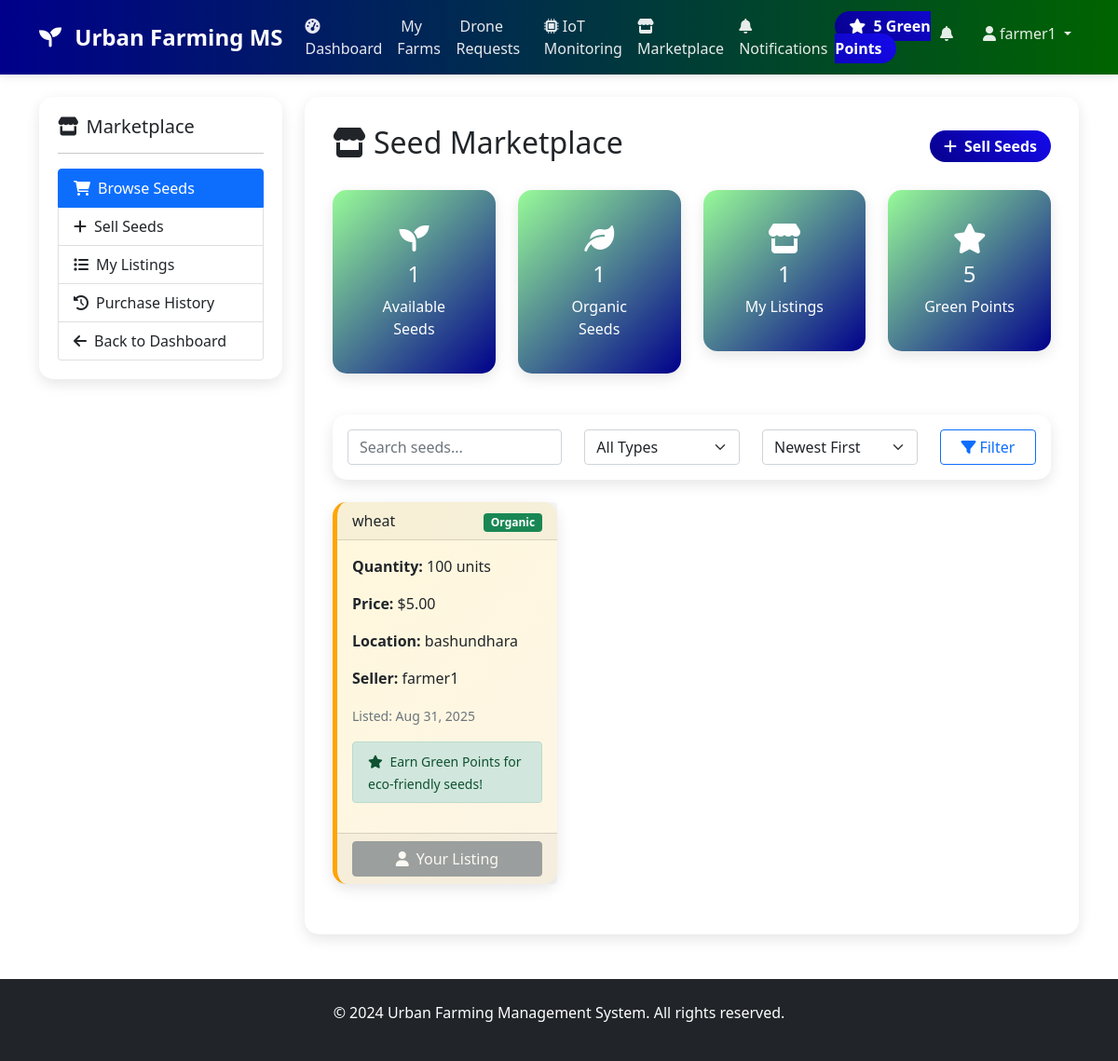
Page /marketplace.php (signed in) on the committed database.
### tables this page shows
CREATE TABLE `seed_listings` (
  `id` int(11) NOT NULL,
  `seller_id` int(11) NOT NULL,
  `seed_type` varchar(100) NOT NULL,
  `quantity` int(11) NOT NULL,
  `price` decimal(10,2) NOT NULL,
  `location` varchar(255) NOT NULL,
  `is_organic` tinyint(1) DEFAULT 0,
  `is_non_gmo` tinyint(1) DEFAULT 0,
  `description` text DEFAULT NULL,
  `status` enum('pending','available','sold') DEFAULT 'pending',
  `approved_by` int(11) DEFAULT NULL,
  `approved_at` timestamp NULL DEFAULT NULL,
  `notes` text DEFAULT NULL,
  `buyer_id` int(11) DEFAULT NULL,
  `green_points_earned_seller` int(11) DEFAULT 0,
  `green_points_earned_buyer` int(11) DEFAULT 0,
  `created_at` timestamp NOT NULL DEFAULT current_timestamp(),
  `updated_at` timestamp NOT NULL DEFAULT current_timestamp() ON UPDATE current_timestamp()
);

CREATE TABLE `users` (
  `id` int(11) NOT NULL,
  `username` varchar(50) NOT NULL,
  `email` varchar(100) NOT NULL,
  `password_hash` varchar(255) NOT NULL,
  `role` enum('farmer','planner','admin') NOT NULL,
  `green_points` int(11) DEFAULT 0,
  `created_at` timestamp NOT NULL DEFAULT current_timestamp(),
  `updated_at` timestamp NOT NULL DEFAULT current_timestamp() ON UPDATE current_timestamp()
);

### marketplace.php (the view, shortened to what this page needs)
<?php
$database = new Database();
$db = $database->getConnection();
$listings_query = "SELECT sl.*, u.username as seller_name
                  FROM seed_listings sl
                  JOIN users u ON sl.seller_id = u.id
                  WHERE sl.status = 'available'
                  ORDER BY sl.created_at DESC";
$listings_stmt = $db->prepare($listings_query);
$listings_stmt->execute();
$listings = $listings_stmt->fetchAll(PDO::FETCH_ASSOC);
$my_listings_query = "SELECT * FROM seed_listings WHERE seller_id = ? ORDER BY created_at DESC";
$my_listings_stmt = $db->prepare($my_listings_query);
$my_listings_stmt->execute([$_SESSION['user_id']]);
$my_listings = $my_listings_stmt->fetchAll(PDO::FETCH_ASSOC);
include 'includes/header.php';
?>
<div class="row">
    <div class="col-md-3">
        <div class="sidebar">
            <h5><i class="fas fa-store me-2"></i>Marketplace</h5>
            <hr>
            <div class="list-group">
                <a href="marketplace.php" class="list-group-item list-group-item-action active">
                    <i class="fas fa-shopping-cart me-2"></i>Browse Seeds
                </a>
                <a href="sell_seeds.php" class="list-group-item list-group-item-action">
                    <i class="fas fa-plus me-2"></i>Sell Seeds
                </a>
                <a href="my_listings.php" class="list-group-item list-group-item-action">
                    <i class="fas fa-list me-2"></i>My Listings
                </a>
                <a href="purchase_history.php" class="list-group-item list-group-item-action">
                    <i class="fas fa-history me-2"></i>Purchase History
                </a>
                <a href="farmer_dashboard.php" class="list-group-item list-group-item-action">
                    <i class="fas fa-arrow-left me-2"></i>Back to Dashboard
                </a>
            </div>
        </div>
    </div>
    <div class="col-md-9">
        <div class="main-content">
            <div class="d-flex justify-content-between align-items-center mb-4">
                <h2><i class="fas fa-store me-2"></i>Seed Marketplace</h2>
                <a href="sell_seeds.php" class="btn btn-blue-color">
                    <i class="fas fa-plus me-2"></i>Sell Seeds
                </a>
            </div>
            <div class="row mb-4">
                <div class="col-md-3">
                    <div class="card dashboard-stats">
                        <div class="card-body text-center">
                            <i class="fas fa-seedling fa-2x mb-2 text-color"></i>
                            <h4 class="text-color"><?php echo count($listings); ?></h4>
                            <p class="mb-0 text-color">Available Seeds</p>
                        </div>
                    </div>
                </div>
                <div class="col-md-3">
                    <div class="card dashboard-stats">
                        <div class="card-body text-center">
                            <i class="fas fa-leaf fa-2x mb-2 text-color"></i>
                            <h4 class="text-color"><?php echo count(array_filter($listings, function($l) { return $l['is_organic']; })); ?></h4>
                            <p class="mb-0 text-color">Organic Seeds</p>
                        </div>
                    </div>
                </div>
                <div class="col-md-3">
                    <div class="card dashboard-stats">
                        <div class="card-body text-center">
                            <i class="fas fa-store fa-2x mb-2 text-color"></i>
                            <h4 class="text-color"><?php echo count($my_listings); ?></h4>
                            <p class="mb-0 text-color">My Listings</p>
                        </div>
                    </div>
                </div>
                <div class="col-md-3">
                    <div class="card dashboard-stats">
                        <div class="card-body text-center">
                            <i class="fas fa-star fa-2x mb-2 text-color"></i>
                            <h4 class="text-color"><?php echo $_SESSION['green_points']; ?></h4>
                            <p class="mb-0 text-color">Green Points</p>
                        </div>
                    </div>
                </div>
            </div>
            <div class="card mb-4">
                <div class="card-body">
                    <div class="row">
                        <div class="col-md-4">
                            <input type="text" class="form-control" id="searchSeeds" placeholder="Search seeds...">
                        </div>
                        <div class="col-md-3">
                            <select class="form-select" id="filterType">
                                <option value="">All Types</option>
                            </select>
                        </div>
                        <div class="col-md-3">
                            <select class="form-select" id="sortBy">
                                <option value="newest">Newest First</option>
                            </select>
                        </div>
                        <div class="col-md-2">
                            <button class="btn btn-outline-primary w-100" onclick="applyFilters()">
                                <i class="fas fa-filter me-1"></i>Filter
                            </button>
                        </div>
                    </div>
                </div>
            </div>
            <div class="row">
                <?php if(empty($listings)): ?>
                    <div class="col-12">
                        <div class="card">
                            <div class="card-body text-center py-5">
                                <i class="fas fa-seedling fa-3x text-muted mb-3"></i>
                                <h4>No seeds available</h4>
                                <p class="text-muted">Be the first to list seeds in the marketplace!</p>
                                <a href="sell_seeds.php" class="btn btn-blue-color">
                                    <i class="fas fa-plus me-2"></i>List Seeds
                                </a>
                            </div>
                        </div>
                    </div>
                <?php else: ?>
                    <?php foreach($listings as $listing): ?>
                        <div class="col-md-4 mb-4 seed-listing"
                             data-type="<?php echo $listing['is_organic'] ? 'organic' : ($listing['is_non_gmo'] ? 'non_gmo' : 'regular'); ?>"
                             data-price="<?php echo $listing['price']; ?>"
                             data-date="<?php echo $listing['created_at']; ?>">
                            <div class="card h-100 marketplace-card">
                                <div class="card-header">
                                    <div class="d-flex justify-content-between align-items-center">
                                        <h6 class="mb-0"><?php echo htmlspecialchars($listing['seed_type']); ?></h6>
                                        <div>
                                            <?php if($listing['is_organic']): ?>
                                                <span class="badge bg-success">Organic</span>
                                            <?php endif; ?>
                                        </div>
                                    </div>
                                </div>
                                <div class="card-body">
                                    <div class="mb-3">
                                        <strong>Quantity:</strong> <?php echo $listing['quantity']; ?> units
                                    </div>
                                    <div class="mb-3">
                                        <strong>Price:</strong> $<?php echo number_format($listing['price'], 2); ?>
                                    </div>
                                    <div class="mb-3">
                                        <strong>Location:</strong> <?php echo htmlspecialchars($listing['location']); ?>
                                    </div>
                                    <div class="mb-3">
                                        <strong>Seller:</strong> <?php echo htmlspecialchars($listing['seller_name']); ?>
                                    </div>
                                    <div class="mb-3">
                                        <small class="text-muted">
                                            Listed: <?php echo date('M j, Y', strtotime($listing['created_at'])); ?>
                                        </small>
                                    </div>
                                    <?php if($listing['is_organic'] || $listing['is_non_gmo']): ?>
                                        <div class="alert alert-success py-2">
                                            <small>
                                                <i class="fas fa-star me-1"></i>
                                                Earn Green Points for eco-friendly seeds!
                                            </small>
                                        </div>
                                    <?php endif; ?>
                                </div>
                                <div class="card-footer">
                                    <?php if($listing['seller_id'] != $_SESSION['user_id']): ?>
                                        <form method="POST" style="display: inline;">
                                            <input type="hidden" name="listing_id" value="<?php echo $listing['id']; ?>">
                                            <div class="mb-3">
                                                <label for="quantity_<?php echo $listing['id']; ?>" class="form-label">
                                                    <strong>Select Quantity:</strong>
                                                </label>
                                                <select name="purchase_quantity" id="quantity_<?php echo $listing['id']; ?>" class="form-select mb-2" required>
                                                    <option value="">Choose quantity...</option>
                                                    <?php for($i = 1; $i <= min(10, $listing['quantity']); $i++): ?>
                                                        <option value="<?php echo $i; ?>"><?php echo $i; ?> unit<?php echo $i != 1 ? 's' : ''; ?></option>
                                                    <?php endfor; ?>
                                                    <?php if($listing['quantity'] > 10): ?>
                                                        <option value="<?php echo $listing['quantity']; ?>">All <?php echo $listing['quantity']; ?> units</option>
                                                    <?php endif; ?>
                                                </select>
                                            </div>
                                            <button type="submit" name="buy_seed" class="btn btn-success w-100"
                                                    onclick="return validatePurchase(<?php echo $listing['id']; ?>)">
                                                <i class="fas fa-shopping-cart me-2"></i>Buy Seeds
                                            </button>
                                        </form>
                                    <?php else: ?>
                                        <button class="btn btn-secondary w-100" disabled>
                                            <i class="fas fa-user me-2"></i>Your Listing
                                        </button>
                                    <?php endif; ?>
                                </div>
                            </div>
                        </div>
                    <?php endforeach; ?>
                <?php endif; ?>
            </div>
        </div>
    </div>
</div>
<?php include 'includes/footer.php'; ?>

### includes/header.php (style rules this page uses)
:root { --primary-color: #2E8B57; --secondary-color: #90EE90; --accent-color: #32CD32; --dark-green: #006400; --light-green: #98FB98; --blue-color: #00008B; --text-color:rgb(255, 255, 255); --gray-color:rgb(0, 0, 0); }
body { font-family: 'Segoe UI', Tahoma, Geneva, Verdana, sans-serif; }
.card { border: none; border-radius: 15px; box-shadow: 0 5px 15px rgba(0,0,0,0.1); transition: transform 0.3s ease; }
.btn-blue-color { background: linear-gradient(45deg, var(--primary-color), var(--accent-color)); border: none; border-radius: 25px; padding: 10px 25px; transition: all 0.3s ease; }
.btn-blue-color { background: linear-gradient(45deg,rgb(7, 0, 139),rgb(21, 10, 238)); color:white; padding: 5px 15px; border-radius: 20px; font-weight: bold; }
.text-color { color: var(--text-color); }
.dashboard-stats { background: linear-gradient(135deg, var(--light-green), var(--blue-color)); border-radius: 15px; padding: 20px; margin-bottom: 20px; }
.marketplace-card { background: linear-gradient(135deg, #FFF8DC, #FDF5E6); border-left: 5px solid #FFA500; }
.sidebar { background: white; border-radius: 15px; padding: 20px; box-shadow: 0 5px 15px rgba(0,0,0,0.1); }
.main-content { background: white; border-radius: 15px; padding: 30px; box-shadow: 0 5px 15px rgba(0,0,0,0.1); }

### rows in the picture
seed_listings: is_organic "1", seed_type "wheat", shows "Organic", quantity "100", price "5.00", location "bashundhara", seller.username "farmer1", created_at "Aug 31, 2025", shows "Earn Green Points for eco-friendly seeds!", shows "Your Listing"

### other values in the picture
$_SESSION['green_points'] "5"
$_SESSION['username'] "farmer1"
count($listings) "1"
count($my_listings) "1"
